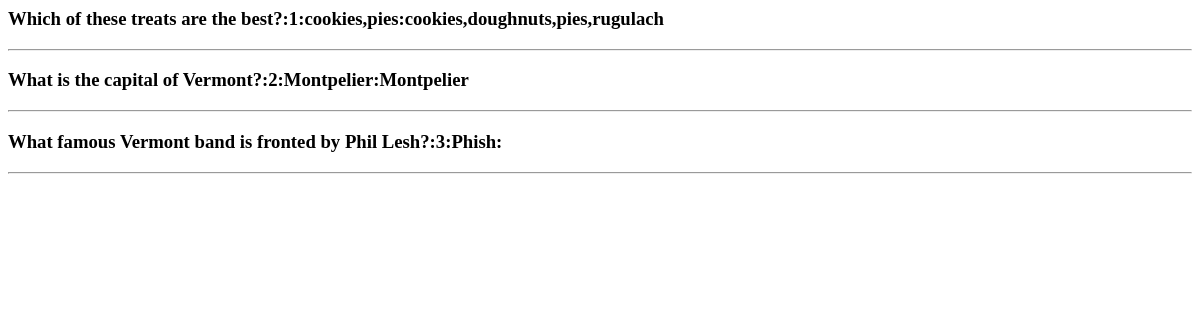
Page /questions on the earlier database version.
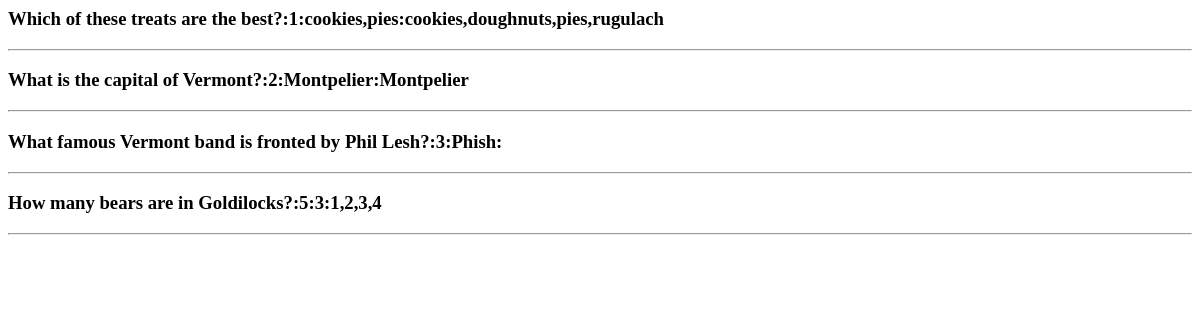
Same page on the later database version.
### models.py (models this page shows, shortened)
class QuestionModel(db.Model):
    __tablename__ = "question_table"
    id = db.Column(db.Integer, primary_key=True)
    question_id = db.Column(db.Integer(), unique=True)
    question_label = db.Column(db.String())
    question_text = db.Column(db.String())
    answer = db.Column(db.String())
    options = db.Column(db.String())
    def __repr__(self):
        return f"{self.question_text}:{self.question_id}:{self.answer}:{self.options}"

### run.py (the view)
@app.route("/questions")
def RetrieveQuestionsList():
    questions = QuestionModel.query.all()
    return render_template("questionslist.html", questions=questions)

### templates/questionslist.html
{% for question in questions %}
<h3>{{question}}</h3>
<hr>
{% endfor %}

Differences in the rows shown:
added QuestionModel: question_text+question+answer "How many bears are in Goldilocks?:5:3:1,2,3,4"
